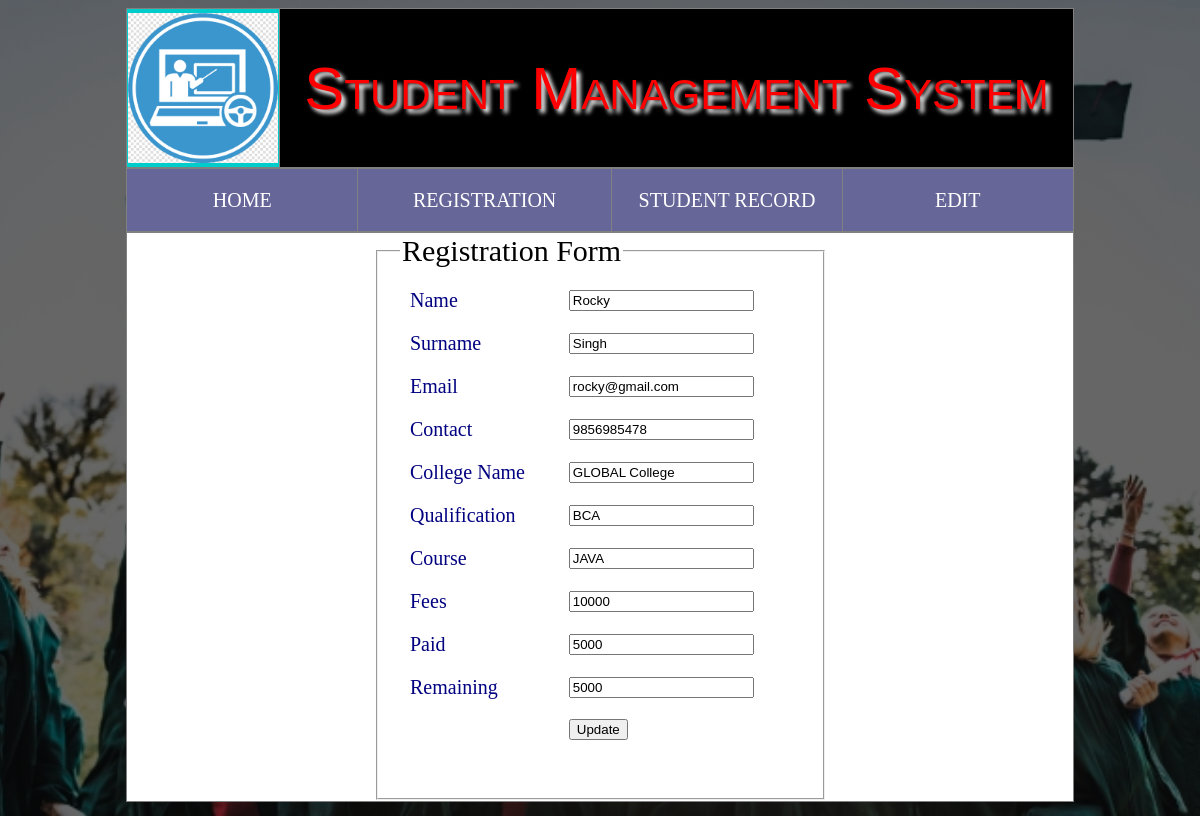
/update.php?rid=7, run on the app's committed database.
### tables this page shows
CREATE TABLE IF NOT EXISTS `reg` (
  `rid` int(11) NOT NULL AUTO_INCREMENT,
  `name` varchar(500) NOT NULL,
  `sname` varchar(500) NOT NULL,
  `email` varchar(500) NOT NULL,
  `con` varchar(500) NOT NULL,
  `cname` varchar(500) NOT NULL,
  `qal` varchar(500) NOT NULL,
  `course` varchar(500) NOT NULL,
  `fees` varchar(500) NOT NULL,
  `paid` varchar(500) NOT NULL,
  `remain` varchar(500) NOT NULL,
  PRIMARY KEY (`rid`)
);

### update.php (the view, shortened to what this page needs)
<?php
include("connect.php");
$rid=$_REQUEST['rid'];
$qry="select * from reg where rid='$rid'";
$sql=mysqli_query($con,$qry);
$row=mysqli_fetch_array($sql);
?>
<html>
<head>
</head>
<body>
<table border="1" width="80%" align="center" height="20%">
<tr>
<td width="10%" bgcolor="#00CCCC">
<img src="image/logo3.jpg" width="150px" height="150px" />
</td>
<td bgcolor="#000000" style="font-size:60px;color:red;font-variant:small-caps;font-family:arial;text-shadow:4px 4px 4px white" align="center">
Student Management System
</td>
</tr>
</table>
<table border="1" id="menu" width="80%" align="center" height="8%">
<tr>
<td><a href="index.php">HOME</a></td>
<td><a href="reg.php">REGISTRATION</a></td>
<td><a href="view.php">STUDENT RECORD</a></td>
<td><a href="viewdel.php">EDIT</a></td>
</tr>
</table>
<table border="1" bgcolor="white" width="80%" align="center" height="8%">
<tr>
<td>
<center>
<fieldset style="width:400px;font-size:30px" >
<legend>Registration Form</legend>
<form action="" method="post" oninput="txtr.value=parseInt(txtf.value)-parseInt(txtp.value)" enctype="multipart/form-data">
<table border="0" align="center" width="400px" cellpadding="10" style="color:navy;font-size:20px;">
<tr><td>Name</td><td><input type="text"  name="txtn" value="<?php echo $row['name']; ?>" required/></td></tr>
<tr><td>Surname</td><td><input type="text" name="txtsn" value="<?php echo $row['sname']; ?>" required/></td></tr>
<tr><td>Email</td><td><input type="email" name="txte" value="<?php echo $row['email']; ?>" required/></td></tr>
<tr><td>Contact</td><td><input type="text"  name="txtc" value="<?php echo $row['con']; ?>" required/></td></tr>
<tr><td>College Name</td><td><input type="text"  name="txtcn" value="<?php echo $row['cname']; ?>" required/></td></tr>
<tr><td>Qualification</td><td><input type="text" name="txtq" value="<?php echo $row['qal']; ?>" required/></td></tr>
<tr><td>Course</td><td><input type="text"  name="txtco" value="<?php echo $row['course']; ?>" required/></td></tr>
<tr><td>Fees</td><td><input type="text"  name="txtf" value="<?php echo $row['fees']; ?>" required/></td></tr>
<tr><td>Paid</td><td><input type="text" value="<?php echo $row['paid']; ?>" name="txtp"/></td></tr>
<tr><td>Remaining</td><td><input type="text"  name="txtr" value="<?php echo $row['remain']; ?>" required/></td></tr>
<tr><td></td><td><input type="submit" value="Update" name="btn"/></td>
</tr>
</table>
</form>
</fieldset>
</center>
</td>
</tr>
</table>
</body>
</html>

### update.php (style rules this page uses)
table { border-collapse:collapse; }
BODY { background-color:#666633; }
a { color:white; text-decoration:none; }
body { background-image:linear-gradient(rgba(0,0,0,0.6),rgba(0,0,0,0.6)),url('./image/new.jpg'); height:100vh; background-size: cover; background-position: center; }
#menu td { width:13%; text-align:center; background-color:#666699; color:white; font-size:20px; }

### data on the page
reg: txtn "Rocky", txtsn "Singh", txte "rocky@gmail.com", txtc "9856985478", txtcn "GLOBAL College", txtq "BCA", txtco "JAVA", txtf "10000", txtp "5000", txtr "5000"
